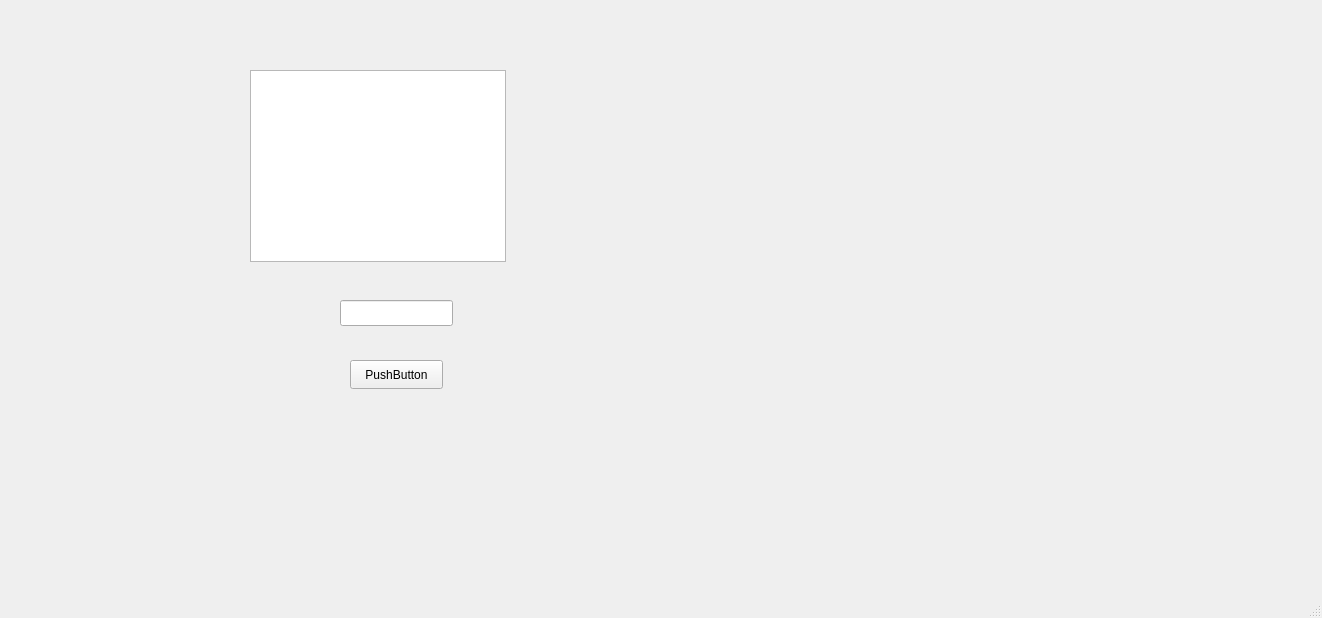
<?xml version="1.0" encoding="UTF-8"?>
<ui version="4.0">
 <class>MainWindow</class>
 <widget class="QMainWindow" name="MainWindow">
  <property name="enabled">
   <bool>true</bool>
  </property>
  <property name="geometry">
   <rect>
    <x>0</x>
    <y>0</y>
    <width>1322</width>
    <height>618</height>
   </rect>
  </property>
  <property name="windowTitle">
   <string>MainWindow</string>
  </property>
  <widget class="QWidget" name="centralwidget">
   <widget class="QTableWidget" name="tableWidget">
    <property name="geometry">
     <rect>
      <x>250</x>
      <y>70</y>
      <width>256</width>
      <height>192</height>
     </rect>
    </property>
   </widget>
   <widget class="QPushButton" name="pushButton">
    <property name="geometry">
     <rect>
      <x>350</x>
      <y>360</y>
      <width>93</width>
      <height>29</height>
     </rect>
    </property>
    <property name="text">
     <string>PushButton</string>
    </property>
   </widget>
   <widget class="QLineEdit" name="lineEdit">
    <property name="geometry">
     <rect>
      <x>340</x>
      <y>300</y>
      <width>113</width>
      <height>26</height>
     </rect>
    </property>
   </widget>
  </widget>
  <widget class="QMenuBar" name="menubar">
   <property name="geometry">
    <rect>
     <x>0</x>
     <y>0</y>
     <width>1322</width>
     <height>26</height>
    </rect>
   </property>
  </widget>
  <widget class="QStatusBar" name="statusbar"/>
 </widget>
 <resources/>
 <connections/>
</ui>
